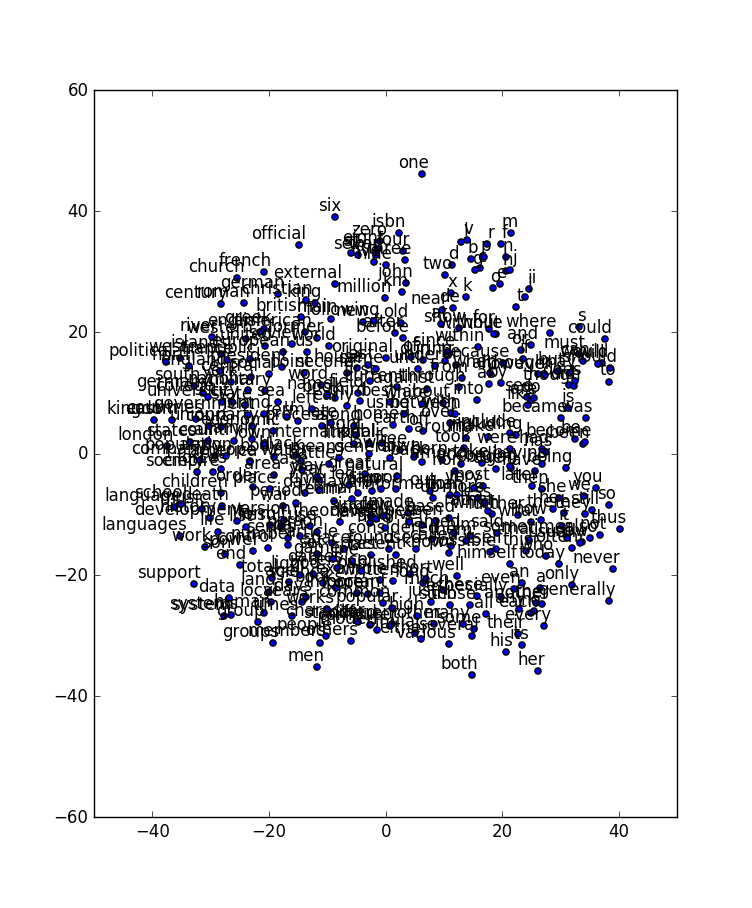

This chart was generated by the following Python code:
#coding:utf8
# These are all the modules we'll be using later. Make sure you can import them
# before proceeding further.

from __future__ import print_function
import collections
import math
import numpy as np
import os
import random
import tensorflow as tf
import zipfile
from matplotlib import pylab
from six.moves import range
from six.moves.urllib.request import urlretrieve
from sklearn.manifold import TSNE

url = 'http://mattmahoney.net/dc/'

def maybe_download(filename, expected_bytes):
  """Download a file if not present, and make sure it's the right size."""
  if not os.path.exists(filename):
    filename, _ = urlretrieve(url + filename, filename)
  statinfo = os.stat(filename)
  if statinfo.st_size == expected_bytes:
    print('Found and verified %s' % filename)
  else:
    print(statinfo.st_size)
    raise Exception(
      'Failed to verify ' + filename + '. Can you get to it with a browser?')
  return filename

filename = maybe_download('/Users/lzy/data/text8.zip', 31344016)

def read_data(filename):
  """Extract the first file enclosed in a zip file as a list of words"""
  with zipfile.ZipFile(filename) as f:
    data = tf.compat.as_str(f.read(f.namelist()[0])).split()
  return data

#words里面包含了所有的单词
words = read_data(filename)
print('Data size %d' % len(words))

#词汇表大小
vocabulary_size = 50000

def build_dataset(words):
  count = [['UNK', -1]]
  count.extend(collections.Counter(words).most_common(vocabulary_size - 1))
  
  #词-索引哈希
  dictionary = dict()
  for word, _ in count:
    dictionary[word] = len(dictionary)
  
  #用索引表示的整个text8文本
  data = list()
  unk_count = 0
  for word in words:
    if word in dictionary:
      index = dictionary[word]
    else:
      index = 0  # dictionary['UNK']
      unk_count = unk_count + 1
    data.append(index)
  
  count[0][1] = unk_count
  # 索引-词哈希  
  reverse_dictionary = dict(zip(dictionary.values(), dictionary.keys())) 
  return data, count, dictionary, reverse_dictionary

data, count, dictionary, reverse_dictionary = build_dataset(words)
print('Most common words (+UNK)', count[:5])
print('Sample data', data[:10])
del words  # Hint to reduce memory.

data_index = 0

# num_skips表示在两侧窗口内实际取多少个词，数量可以小于2*skip_window
def generate_batch(batch_size, num_skips, skip_window):
  global data_index
  
  #这里两个断言
  assert batch_size % num_skips == 0
  assert num_skips <= 2 * skip_window

  #初始化batch和labels，都是整形
  batch = np.ndarray(shape=(batch_size), dtype=np.int32)
  labels = np.ndarray(shape=(batch_size, 1), dtype=np.int32) #注意labels的形状
  
  span = 2 * skip_window + 1 # [ skip_window target skip_window ]
  #buffer这个队列太有用了，不断地保存span个单词在里面，然后不断往后滑动，而且buffer[skip_window]就是中心词
  buffer = collections.deque(maxlen=span)
  
  for _ in range(span):
    buffer.append(data[data_index])
    data_index = (data_index + 1) % len(data)
  
  #需要多少个中心词
  center_words_count=batch_size // num_skips
  for i in range(center_words_count):
    #skip_window在buffer里正好是中心词所在位置
    target = skip_window  # target label at the center of the buffer
    targets_to_avoid = [ skip_window ]
    for j in range(num_skips):  
      while target in targets_to_avoid:
        target = random.randint(0, span - 1)  #当span=3时，target可以取0，1，2
      targets_to_avoid.append(target)
      batch[i * num_skips + j] = buffer[skip_window]
      labels[i * num_skips + j, 0] = buffer[target]
    buffer.append(data[data_index])
    data_index = (data_index + 1) % len(data)
  return batch, labels

# 打印前8个单词
print('data:', [reverse_dictionary[di] for di in data[:10]])
for num_skips, skip_window in [(2, 1), (4, 2)]:
    data_index = 0
    batch, labels = generate_batch(batch_size=8, num_skips=num_skips, skip_window=skip_window)
    print('\nwith num_skips = %d and skip_window = %d:' % (num_skips, skip_window))
    print('    batch:', [reverse_dictionary[bi] for bi in batch])
    print('    labels:', [reverse_dictionary[li] for li in labels.reshape(8)])


batch_size = 128
embedding_size = 128 # Dimension of the embedding vector.
skip_window = 1 # How many words to consider left and right.
num_skips = 2 # How many times to reuse an input to generate a label.

# We pick a random validation set to sample nearest neighbors. here we limit the
# validation samples to the words that have a low numeric ID, which by
# construction are also the most frequent. 
# 这里到底是怎么选择的？
valid_size = 16 # Random set of words to evaluate similarity on.
valid_window = 100 # Only pick dev samples in the head of the distribution.
#随机挑选一组单词作为验证集，valid_examples也就是下面的valid_dataset，是一个一维的ndarray
valid_examples = np.array(random.sample(range(valid_window), valid_size))

#这个值取多少合适？负采样数值
num_sampled = 64 # Number of negative examples to sample.

graph = tf.Graph()

with graph.as_default(), tf.device('/cpu:0'):

  # 训练集和标签，以及验证集（注意验证集是一个常量集合）
  train_dataset = tf.placeholder(tf.int32, shape=[batch_size])
  train_labels = tf.placeholder(tf.int32, shape=[batch_size, 1])
  valid_dataset = tf.constant(valid_examples, dtype=tf.int32)
  
  # 这里的变量很重要！！要训练的embeddings，以及w和b
  embeddings = tf.Variable(tf.random_uniform([vocabulary_size, embedding_size], -1.0, 1.0))
  softmax_weights = tf.Variable(
    tf.truncated_normal([vocabulary_size, embedding_size],stddev=1.0 / math.sqrt(embedding_size)))
  softmax_biases = tf.Variable(tf.zeros([vocabulary_size]))
  
  # Model.
  # 这里很重要，用train_dataset去embeddings中取数据，train_dataset是一个一维的ndarray
  embed = tf.nn.embedding_lookup(embeddings, train_dataset)

  # Compute the softmax loss, using a sample of the negative labels each time.
  # 计算损失，tf.reduce_mean和tf.nn.sampled_softmax_loss
  loss = tf.reduce_mean(tf.nn.sampled_softmax_loss(softmax_weights, softmax_biases, embed,
                               train_labels, num_sampled, vocabulary_size))

  # Optimizer.优化器，这里也会优化embeddings
  # Note: The optimizer will optimize the softmax_weights AND the embeddings.
  # This is because the embeddings are defined as a variable quantity and the
  # optimizer's `minimize` method will by default modify all variable quantities 
  # that contribute to the tensor it is passed.
  # See docs on `tf.train.Optimizer.minimize()` for more details.
  optimizer = tf.train.AdagradOptimizer(1.0).minimize(loss)
  
  # 模型其实到这里就结束了，下面是在验证集上做效果验证
  # Compute the similarity between minibatch examples and all embeddings.
  # We use the cosine distance:先对embeddings做正则化
  norm = tf.sqrt(tf.reduce_sum(tf.square(embeddings), 1, keep_dims=True))
  normalized_embeddings = embeddings / norm
  valid_embeddings = tf.nn.embedding_lookup(normalized_embeddings, valid_dataset)
  #验证集单词与其他所有单词的相似度计算
  similarity = tf.matmul(valid_embeddings, tf.transpose(normalized_embeddings))


num_steps = 40001

with tf.Session(graph=graph) as session:
  tf.initialize_all_variables().run()
  print('Initialized')
  average_loss = 0
  for step in range(num_steps):
    batch_data, batch_labels = generate_batch(batch_size, num_skips, skip_window)
    feed_dict = {train_dataset : batch_data, train_labels : batch_labels}
    _, l = session.run([optimizer, loss], feed_dict=feed_dict)
    
    average_loss += l
    if step % 2000 == 0:
      if step > 0:
        average_loss = average_loss / 2000
      # The average loss is an estimate of the loss over the last 2000 batches.
      print('Average loss at step %d: %f' % (step, average_loss))
      average_loss = 0
    
    # note that this is expensive (~20% slowdown if computed every 500 steps)
    if step % 10000 == 0:
      sim = similarity.eval()
      for i in range(valid_size):
        valid_word = reverse_dictionary[valid_examples[i]]
        top_k = 8 # number of nearest neighbors
        nearest = (-sim[i, :]).argsort()[1:top_k+1]
        log = 'Nearest to %s:' % valid_word
        for k in range(top_k):
          close_word = reverse_dictionary[nearest[k]]
          log = '%s %s,' % (log, close_word)
        print(log)
  #一直到训练结束，再对所有embeddings做一次正则化，得到最后的embedding
  final_embeddings = normalized_embeddings.eval()

num_points = 400

# 降维度PCA
tsne = TSNE(perplexity=30, n_components=2, init='pca', n_iter=5000)
two_d_embeddings = tsne.fit_transform(final_embeddings[1:num_points+1, :])

def plot(embeddings, labels):
  assert embeddings.shape[0] >= len(labels), 'More labels than embeddings'
  pylab.figure(figsize=(15,15))  # in inches
  for i, label in enumerate(labels):
    x, y = embeddings[i,:]
    pylab.scatter(x, y)
    pylab.annotate(label, xy=(x, y), xytext=(5, 2), textcoords='offset points',
                   ha='right', va='bottom')
  pylab.show()

words = [reverse_dictionary[i] for i in range(1, num_points+1)]
plot(two_d_embeddings, words)
